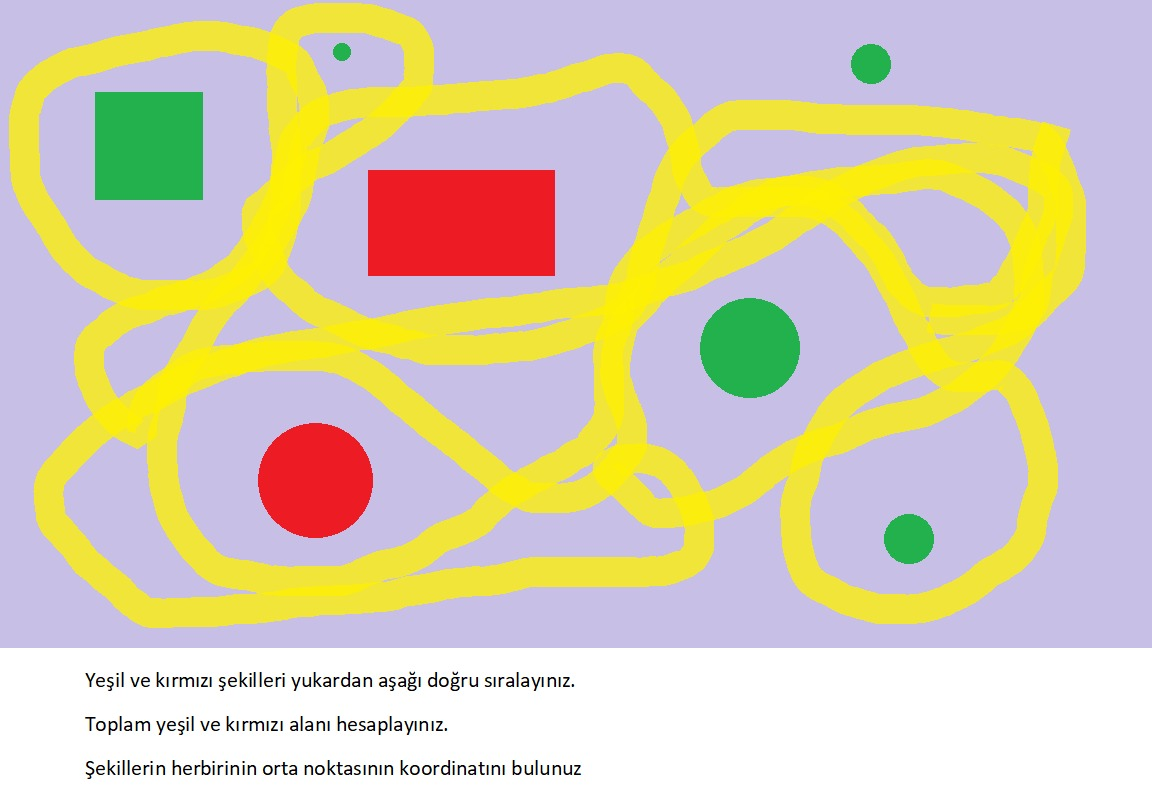
#> input picture ek.jpeg, 1152 x 800 px
$ python shapes.py   (older library calls are emulated)
#> lines starting #> are read from the running program, lines starting #| are printed output that depends on the picture; after the words box and inside, x2 and y2 are one past the last pixel; in counts of white or black regions, pixels touching at a corner belong together
import cv2
import numpy as np
import matplotlib.pyplot as plt

img = cv2.imread('ek.jpeg')
#> img is the input picture: shape (800, 1152, 3); mean B, G, R 174.9, 206.5, 217
mask = np.zeros(img.shape[:2],np.uint8)

lower_red = np.array([0,0,200])
upper_red = np.array([100,100,255])

lower_green = np.array([0,120,10])
upper_green = np.array([100,255,100])

maskg = cv2.inRange(img,lower_green,upper_green)
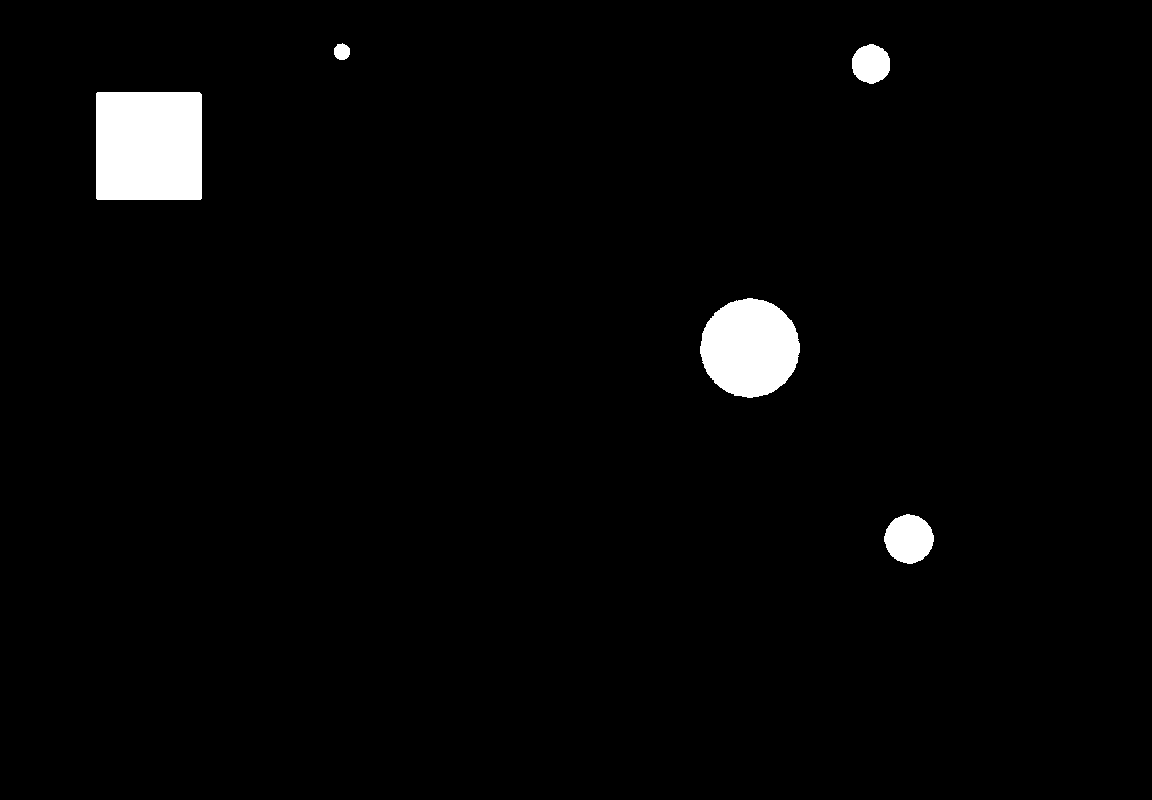
#> maskg: shape (800, 1152); 2.4% white; 5 white regions, box (x1, y1, x2, y2) and area: (96, 92, 202, 200) 11442, (700, 298, 800, 398) 7679, (884, 514, 934, 564) 1878, (852, 44, 890, 84) 1180, (334, 43, 350, 60) 213
resg = cv2.bitwise_and(img, img,mask=maskg)

mask = cv2.inRange(img,lower_red,upper_red)
#> mask: shape (800, 1152); 3.2% white; 2 white regions
res = cv2.bitwise_and(img, img,mask=mask)

gray = cv2.cvtColor(res,cv2.COLOR_BGR2GRAY)
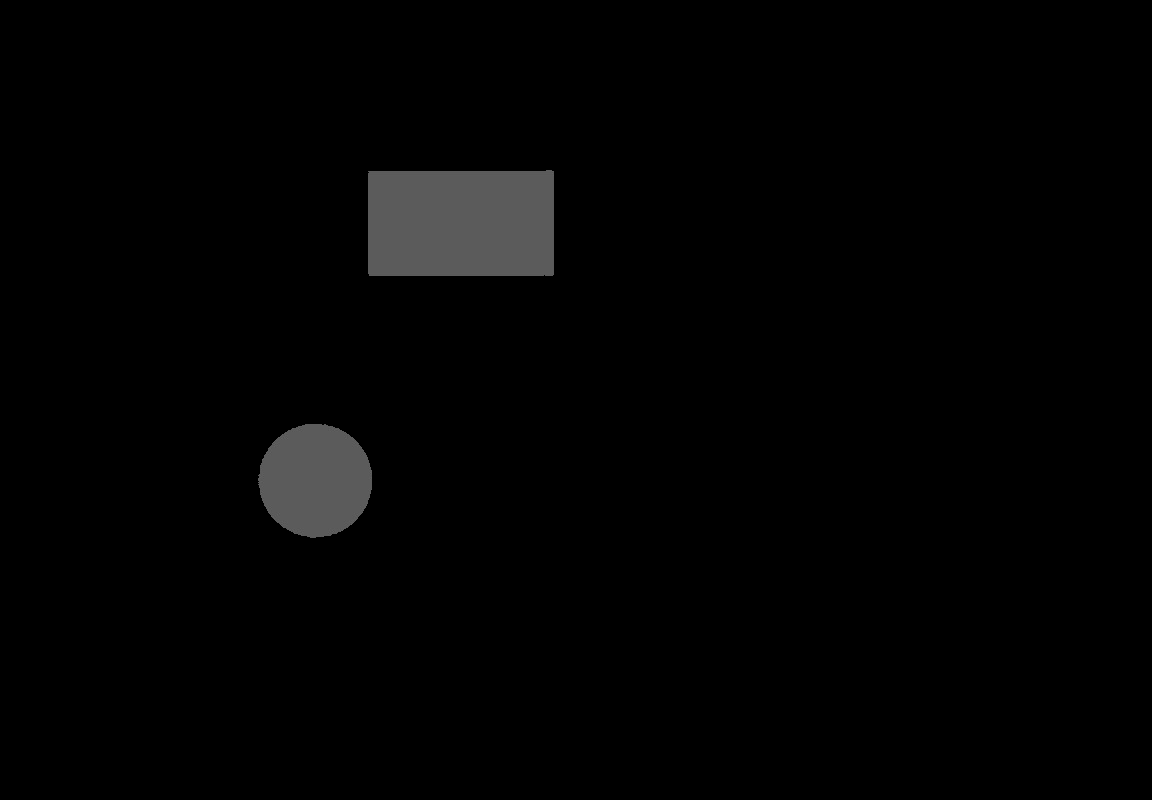
#> gray: shape (800, 1152); min 0, max 104, mean 2.9
blur = cv2.GaussianBlur(gray,(5,5),0)
ret,thresh = cv2.threshold(gray,150,255,100)
img2,contours,hierarchy =cv2.findContours(thresh,cv2.RETR_TREE,cv2.CHAIN_APPROX_SIMPLE)
#> contours = 2 contours; box (x1, y1, x2, y2) and area: (368, 170, 554, 276) 19242, (258, 424, 372, 538) 9978

lis=[]
area = 0
for i in contours:
    M = cv2.moments(i)
    lis.append([int(M['m10'] / M['m00']),int(M['m01'] / M['m00'])])
    area+=cv2.contourArea(i)
#> this loop made 2 passes
#> area on passes 1 to 2: 9978, 29220
#> after the loop, area = 29220; lis = [[314, 480], [460, 222]]
print("area of red regions:",area)
#| area of red regions: 29220.0

gray = cv2.cvtColor(resg,cv2.COLOR_BGR2GRAY)
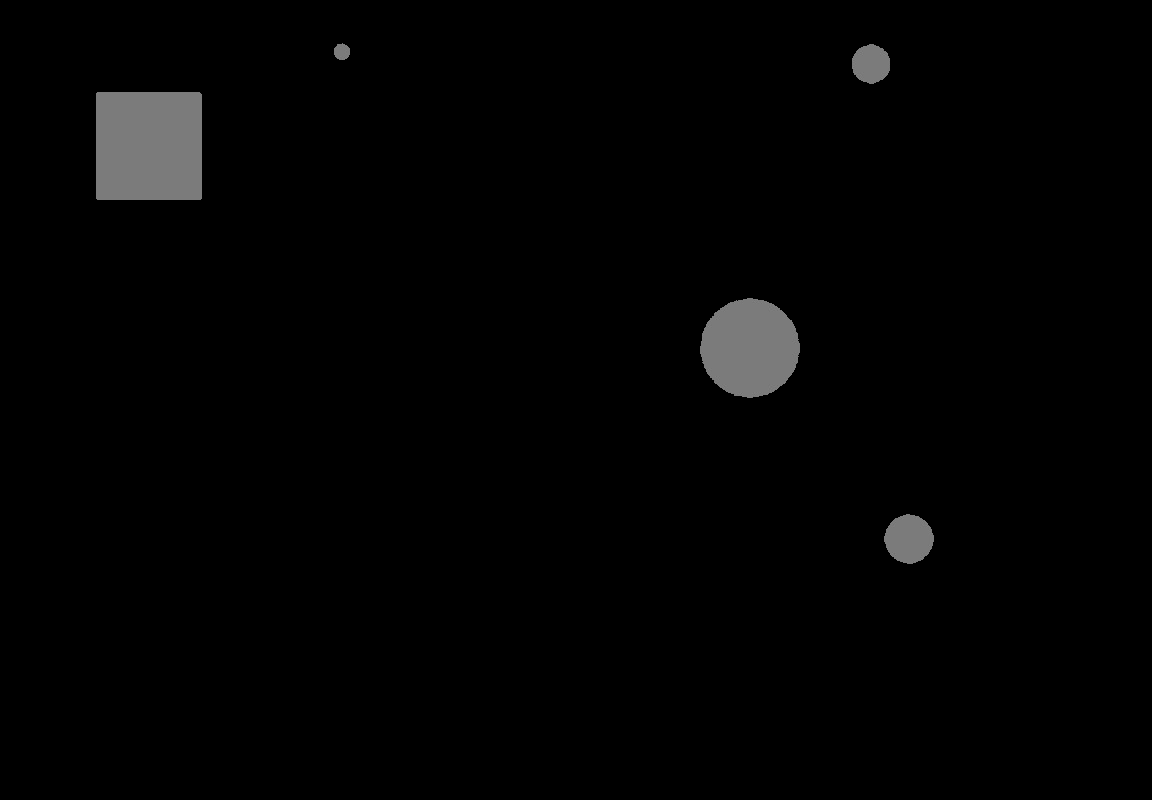
#> gray: shape (800, 1152); min 0, max 133, mean 3
blur = cv2.GaussianBlur(gray,(5,5),0)
ret,thresh = cv2.threshold(blur,150,255,100)
img2,contours,hierarchy =cv2.findContours(thresh,cv2.RETR_TREE,cv2.CHAIN_APPROX_SIMPLE)
#> contours = 5 contours; box (x1, y1, x2, y2) and area: (94, 90, 204, 202) 12088, (698, 296, 802, 400) 8241, (882, 512, 936, 566) 2157, (850, 42, 892, 86) 1403, (332, 41, 352, 62) 312

cv2.drawContours(img,contours,-1,(0,0,255))
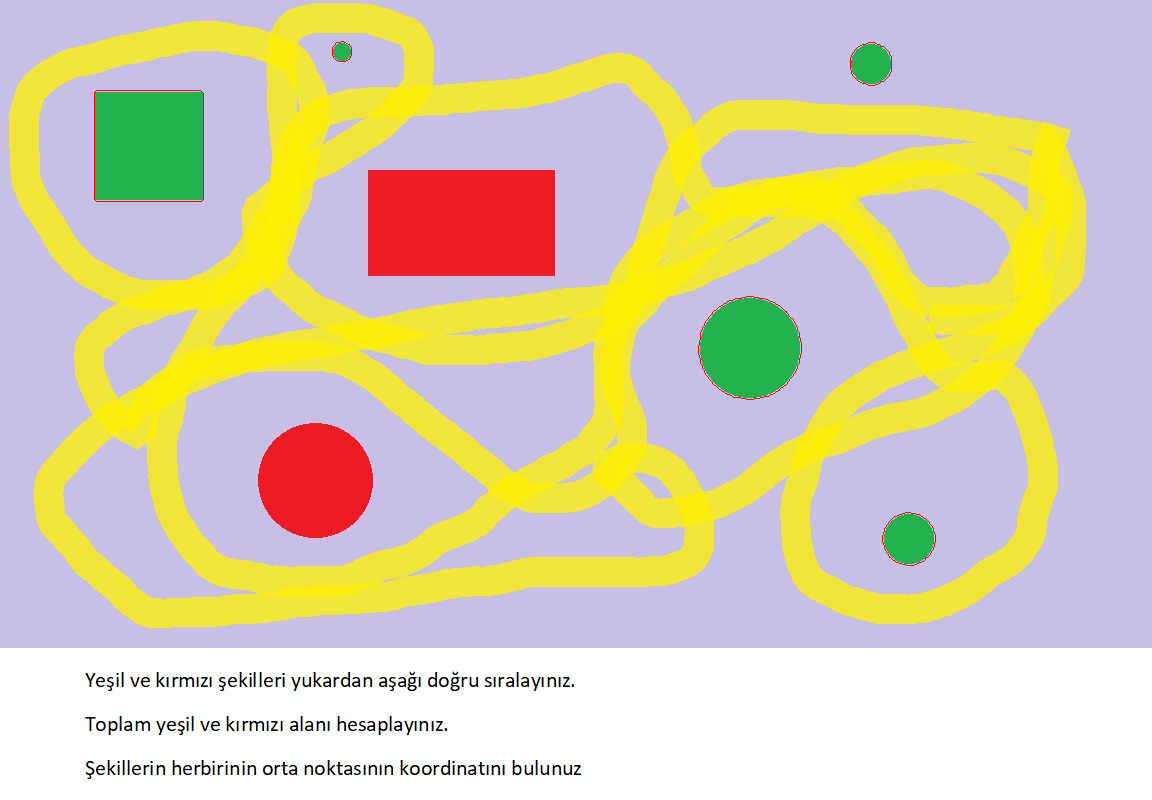
#> img: shape (800, 1152, 3); 0.11% of pixels changed, all inside (x1, y1, x2, y2) = (94, 41, 936, 566)
area = 0

li=[]
for i in contours:
    M=cv2.moments(i)
    li.append([int(M['m10'] / M['m00']), int(M['m01'] / M['m00'])])
    area+=cv2.contourArea(i)
#> this loop made 5 passes
#> area on passes 1 to 5: 2157, 10398, 22486.5, 23889.5, 24201
#> after the loop, area = 24201; li = [[908, 538], [749, 347], [148, 145], [870, 63], [341, 51]]
print("Area of green regions:",area)
#| Area of green regions: 24201.0
lis=li+lis
#> lis = [[908, 538], [749, 347], [148, 145], [870, 63], [341, 51], [314, 480], [460, 222]]
lis=sorted(lis,key=lambda x: x[1],reverse=True)
#> lis = [[908, 538], [314, 480], [749, 347], [460, 222], [148, 145], [870, 63], [341, 51]]
for e in range(len(lis)):
    print("shape",str(e+1)+":",str(lis[e][0])+","+str(lis[e][1]))
#> this loop made 7 passes
#| shape 1: 908,538
#| shape 2: 314,480
#| shape 3: 749,347
#| shape 4: 460,222
#| shape 5: 148,145
#| shape 6: 870,63
#| shape 7: 341,51

#cv2.imshow("fsdf.jpg",img)
#cv2.imshow("asd.jpg",blur)
cv2.waitKey(0)
